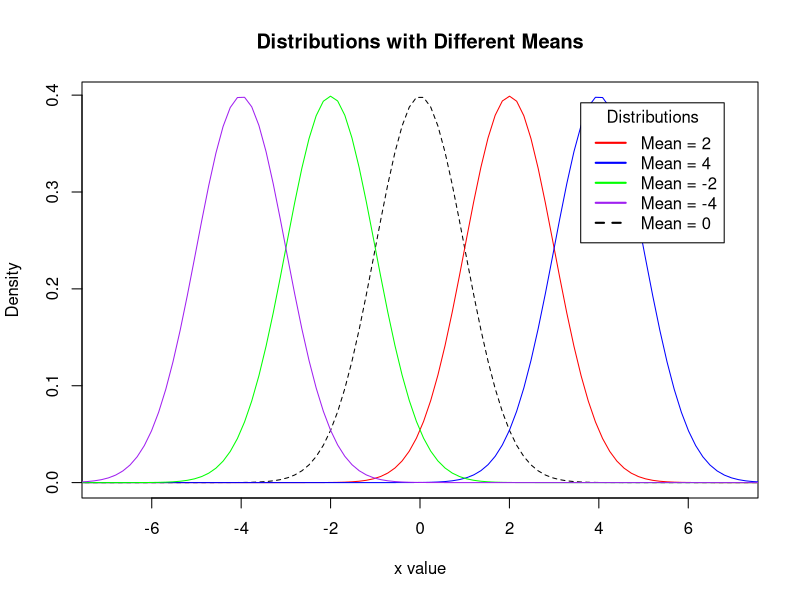
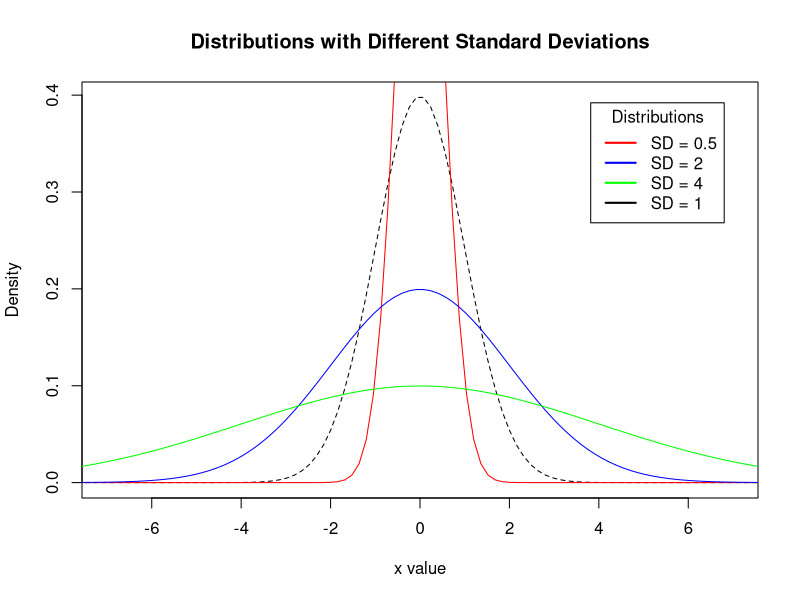

R code for these plots, in order: (Note: this script raises an error after producing the figures.)
## ---- chunk 1
knitr::opts_chunk$set(echo = FALSE,out.width="90%", fig.align = "center",fig.retina = 2,
                      tidy.opts=list(width.cutoff = 120),  # For code
                      options(width = 120), # For output)
                       message=FALSE, warning=FALSE)  

## ---- chunk 2

# Display the normal distributions with various means

x <- seq(-80, 80, length=1000)
hx <- dnorm(x)
colors <- c("red", "blue","green", "purple", "black")

plot(x, hx, type="l", lty=2, xlab="x value",
		 ylab="Density", main="Distributions with Different Means",xlim=c(-7, 7))
location<-c(2,4,-2,-4)
labels=paste0("Mean = ",location)
labels[length(labels)+1]="Mean = 0"

for (i in 1:length(location)){
	lines(x, dnorm(x,mean=location[i]), lwd=1, col=colors[i])
}

legend("topright", inset=.05, title="Distributions",
  labels, lwd=2, lty=c(1, 1, 1, 1, 2), col=colors)

## ---- chunk 3

# Display the normal distributions with various standard deviations
plot(x, hx, type="l", lty=2, xlab="x value",
		 ylab="Density", main="Distributions with Different Standard Deviations",xlim=c(-7, 7))
spread=c(.5,2,4)
labels=paste0("SD = ",spread)
labels[length(labels)+1]="SD = 1"
for (i in 1:length(spread)){
	lines(x, dnorm(x,sd=spread[i]), lwd=1, col=colors[i])
} 
legend("topright", inset=.05, title="Distributions",
  labels, lwd=2, lty=c(1, 1, 1, 1, 2), col=colors[c(1:3,5)])

## ---- chunk 4
knitr::include_graphics("res/pic/skew.gif")
## ---- chunk 5
knitr::include_graphics("res/pic/KurtosisPict.jpg")

## ---- chunk 6
library(pscl)
data(prussian)

#horse kick fatalities by year
prussian$y

variable<-prussian$y 

# Mean
mean(variable)

## ---- chunk 7

#Median
median(variable)

# By hand

# Sample Size?
(sample.size=length(variable))

# Even or Odd
## Test if number is divisible by 2.
## If yes, then even
## Else, is odd
sample.size %% 2 == 0 

# Sort our values
variable=sort(variable)

# if odd, grab the midpoint value sample size / 2

variable[sample.size/2]


# if even grab the average of the midpoint values sample size / 2  and sample size+1 / 2

(variable[sample.size/2] + variable[1+sample.size/2])/2


## ---- chunk 8
#Mode
mode(variable) # That's not mode!

# Function to examine mode
Mode <- function(x) {
	ux <- unique(x)   #finds all unique values
	ux[which.max(tabulate(match(x, ux)))] #returns the value which is most frequent
}
Mode(variable)
## ---- chunk 9
knitr::include_graphics("res/pic/mmmskew.jpg")
## ---- chunk 10
## summary
hist(variable)
library(Hmisc)
describe(variable)
## ---- chunk 11
# Range
range(variable)
max(variable) -min(variable)

# 5 Number Summary / Quartiles
summary(variable)

## ---- chunk 12
# Variance
var(variable)

# Standard Deviation
sqrt(var(variable))
sd(variable)
